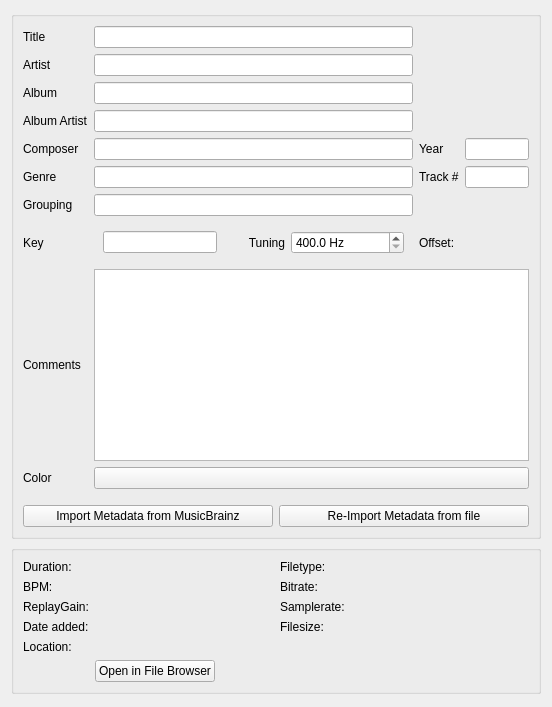
     <widget class="QWidget" name="tabSummary">
      <attribute name="title">
       <string>Summary</string>
      </attribute>
      <layout class="QVBoxLayout" name="summary_layout" stretch="1,0,0">
       <item>
        <widget class="QGroupBox" name="metadata_groupBox">
         <layout class="QGridLayout" name="tags_layout" columnstretch="0,10,0,2">
          <item row="0" column="0">
           <widget class="QLabel" name="lblTitle">
            <property name="sizePolicy">
             <sizepolicy hsizetype="Preferred" vsizetype="Preferred">
              <horstretch>0</horstretch>
              <verstretch>0</verstretch>
             </sizepolicy>
            </property>
            <property name="font">
             <font>
              <italic>false</italic>
             </font>
            </property>
            <property name="text">
             <string>Title</string>
            </property>
            <property name="alignment">
             <set>Qt::AlignmentFlag::AlignLeading|Qt::AlignmentFlag::AlignLeft|Qt::AlignmentFlag::AlignVCenter</set>
            </property>
           </widget>
          </item>
          <item row="0" column="1">
           <widget class="QLineEdit" name="txtTitle">
            <property name="sizePolicy">
             <sizepolicy hsizetype="Expanding" vsizetype="Fixed">
              <horstretch>0</horstretch>
              <verstretch>0</verstretch>
             </sizepolicy>
            </property>
            <property name="minimumSize">
             <size>
              <width>0</width>
              <height>0</height>
             </size>
            </property>
           </widget>
          </item>
          <item row="0" column="2" rowspan="3" colspan="2">
           <widget class="QWidget" name="coverWidget" native="true">
            <property name="sizePolicy">
             <sizepolicy hsizetype="Preferred" vsizetype="Preferred">
              <horstretch>0</horstretch>
              <verstretch>0</verstretch>
             </sizepolicy>
            </property>
            <layout class="QHBoxLayout" name="coverLayout">
             <property name="spacing">
              <number>0</number>
             </property>
             <property name="margin">
              <number>0</number>
             </property>
             <property name="sizeConstraint">
              <enum>QLayout::SizeConstraint::SetDefaultConstraint</enum>
             </property>
             <property name="alignment">
              <set>Qt::AlignRight|Qt::AlignVCenter</set>
             </property>
            </layout>
           </widget>
          </item>
          <item row="1" column="0">
           <widget class="QLabel" name="lblArtist">
            <property name="sizePolicy">
             <sizepolicy hsizetype="Preferred" vsizetype="Preferred">
              <horstretch>0</horstretch>
              <verstretch>0</verstretch>
             </sizepolicy>
            </property>
            <property name="text">
             <string>Artist</string>
            </property>
            <property name="alignment">
             <set>Qt::AlignmentFlag::AlignLeading|Qt::AlignmentFlag::AlignLeft|Qt::AlignmentFlag::AlignVCenter</set>
            </property>
           </widget>
          </item>
          <item row="1" column="1">
           <widget class="QLineEdit" name="txtArtist">
            <property name="sizePolicy">
             <sizepolicy hsizetype="Expanding" vsizetype="Fixed">
              <horstretch>0</horstretch>
              <verstretch>0</verstretch>
             </sizepolicy>
            </property>
            <property name="minimumSize">
             <size>
              <width>0</width>
              <height>0</height>
             </size>
            </property>
           </widget>
          </item>
          <item row="2" column="0">
           <widget class="QLabel" name="lblAlbum">
            <property name="sizePolicy">
             <sizepolicy hsizetype="Preferred" vsizetype="Preferred">
              <horstretch>0</horstretch>
              <verstretch>0</verstretch>
             </sizepolicy>
            </property>
            <property name="text">
             <string>Album</string>
            </property>
            <property name="alignment">
             <set>Qt::AlignmentFlag::AlignLeading|Qt::AlignmentFlag::AlignLeft|Qt::AlignmentFlag::AlignVCenter</set>
            </property>
           </widget>
          </item>
          <item row="2" column="1">
           <widget class="QLineEdit" name="txtAlbum">
            <property name="sizePolicy">
             <sizepolicy hsizetype="Expanding" vsizetype="Fixed">
              <horstretch>0</horstretch>
              <verstretch>0</verstretch>
             </sizepolicy>
            </property>
            <property name="minimumSize">
             <size>
              <width>0</width>
              <height>0</height>
             </size>
            </property>
           </widget>
          </item>
          <item row="3" column="0">
           <widget class="QLabel" name="lblAlbumArtist">
            <property name="sizePolicy">
             <sizepolicy hsizetype="Preferred" vsizetype="Preferred">
              <horstretch>0</horstretch>
              <verstretch>0</verstretch>
             </sizepolicy>
            </property>
            <property name="text">
             <string>Album Artist</string>
            </property>
            <property name="alignment">
             <set>Qt::AlignmentFlag::AlignLeading|Qt::AlignmentFlag::AlignLeft|Qt::AlignmentFlag::AlignVCenter</set>
            </property>
           </widget>
          </item>
          <item row="3" column="1">
           <widget class="QLineEdit" name="txtAlbumArtist">
            <property name="sizePolicy">
             <sizepolicy hsizetype="Expanding" vsizetype="Fixed">
              <horstretch>0</horstretch>
              <verstretch>0</verstretch>
             </sizepolicy>
            </property>
            <property name="minimumSize">
             <size>
              <width>0</width>
              <height>0</height>
             </size>
            </property>
           </widget>
          </item>
          <item row="3" column="2" colspan="2">
           <widget class="QWidget" name="verticalWidgetStars" native="true">
            <property name="sizePolicy">
             <sizepolicy hsizetype="Preferred" vsizetype="Preferred">
              <horstretch>0</horstretch>
              <verstretch>0</verstretch>
             </sizepolicy>
            </property>
            <layout class="QHBoxLayout" name="starsLayout">
             <property name="spacing">
              <number>0</number>
             </property>
             <property name="sizeConstraint">
              <enum>QLayout::SizeConstraint::SetDefaultConstraint</enum>
             </property>
            </layout>
           </widget>
          </item>
          <item row="4" column="0">
           <widget class="QLabel" name="lblComposer">
            <property name="text">
             <string>Composer</string>
            </property>
            <property name="alignment">
             <set>Qt::AlignmentFlag::AlignLeading|Qt::AlignmentFlag::AlignLeft|Qt::AlignmentFlag::AlignVCenter</set>
            </property>
           </widget>
          </item>
          <item row="4" column="1">
           <widget class="QLineEdit" name="txtComposer">
            <property name="sizePolicy">
             <sizepolicy hsizetype="Expanding" vsizetype="Fixed">
              <horstretch>0</horstretch>
              <verstretch>0</verstretch>
             </sizepolicy>
            </property>
            <property name="minimumSize">
             <size>
              <width>0</width>
              <height>0</height>
             </size>
            </property>
           </widget>
          </item>
          <item row="4" column="2">
           <widget class="QLabel" name="lblYear">
            <property name="text">
             <string>Year</string>
            </property>
            <property name="alignment">
             <set>Qt::AlignmentFlag::AlignLeading|Qt::AlignmentFlag::AlignLeft|Qt::AlignmentFlag::AlignVCenter</set>
            </property>
           </widget>
          </item>
          <item row="4" column="3">
           <widget class="QLineEdit" name="txtYear">
            <property name="sizePolicy">
             <sizepolicy hsizetype="Expanding" vsizetype="Fixed">
              <horstretch>0</horstretch>
              <verstretch>0</verstretch>
             </sizepolicy>
            </property>
           </widget>
          </item>
          <item row="5" column="0">
           <widget class="QLabel" name="lblGenre">
            <property name="text">
             <string>Genre</string>
            </property>
            <property name="alignment">
             <set>Qt::AlignmentFlag::AlignLeading|Qt::AlignmentFlag::AlignLeft|Qt::AlignmentFlag::AlignVCenter</set>
            </property>
           </widget>
          </item>
          <item row="5" column="1">
           <widget class="QLineEdit" name="txtGenre">
            <property name="sizePolicy">
             <sizepolicy hsizetype="Expanding" vsizetype="Fixed">
              <horstretch>0</horstretch>
              <verstretch>0</verstretch>
             </sizepolicy>
            </property>
            <property name="minimumSize">
             <size>
              <width>0</width>
              <height>0</height>
             </size>
            </property>
           </widget>
          </item>
          <item row="5" column="2">
           <widget class="QLabel" name="lblTrackNumber">
            <property name="text">
             <string>Track #</string>
            </property>
            <property name="alignment">
             <set>Qt::AlignmentFlag::AlignLeading|Qt::AlignmentFlag::AlignLeft|Qt::AlignmentFlag::AlignVCenter</set>
            </property>
           </widget>
          </item>
          <item row="5" column="3">
           <widget class="QLineEdit" name="txtTrackNumber">
            <property name="sizePolicy">
             <sizepolicy hsizetype="Expanding" vsizetype="Fixed">
              <horstretch>0</horstretch>
              <verstretch>0</verstretch>
             </sizepolicy>
            </property>
            <property name="minimumSize">
             <size>
              <width>0</width>
              <height>0</height>
             </size>
            </property>
           </widget>
          </item>
          <item row="6" column="0">
           <widget class="QLabel" name="lblGrouping">
            <property name="text">
             <string>Grouping</string>
            </property>
            <property name="alignment">
             <set>Qt::AlignmentFlag::AlignLeading|Qt::AlignmentFlag::AlignLeft|Qt::AlignmentFlag::AlignVCenter</set>
            </property>
           </widget>
          </item>
          <item row="6" column="1">
           <widget class="QLineEdit" name="txtGrouping">
            <property name="sizePolicy">
             <sizepolicy hsizetype="Expanding" vsizetype="Fixed">
              <horstretch>0</horstretch>
              <verstretch>0</verstretch>
             </sizepolicy>
            </property>
            <property name="minimumSize">
             <size>
              <width>0</width>
              <height>0</height>
             </size>
            </property>
           </widget>
          </item>

          <item row="7" column="0">
           <widget class="QLabel" name="lblKey">
            <property name="text">
             <string>Key</string>
            </property>
            <property name="alignment">
             <set>Qt::AlignmentFlag::AlignLeading|Qt::AlignmentFlag::AlignLeft|Qt::AlignmentFlag::AlignVCenter</set>
            </property>
           </widget>
          </item>
          <item row="7" column="1">
           <widget class="QWidget">
            <layout class="QHBoxLayout" name="key_layout">

             <item>
              <widget class="QLineEdit" name="txtKey">
               <property name="sizePolicy">
                <sizepolicy hsizetype="Preferred" vsizetype="Fixed">
                 <horstretch>1</horstretch>
                 <verstretch>0</verstretch>
                </sizepolicy>
               </property>
              </widget>
             </item>
             <item>
              <spacer name="keyTuningSpacerItem">
               <property name="orientation">
                <enum>Qt::Horizontal</enum>
               </property>
               <property name="sizeType">
                <enum>QSizePolicy::Fixed</enum>
               </property>
               <property name="sizeHint" stdset="0">
                <size>
                 <width>25</width>
                 <height>0</height>
                </size>
               </property>
              </spacer>
             </item>
             <item>
              <widget class="QLabel" name="lblTuning">
               <property name="text">
                <string>Tuning</string>
               </property>
               <property name="alignment">
                <set>Qt::AlignRight|Qt::AlignVCenter</set>
               </property>
              </widget>
             </item>

             <item>
              <widget class="QDoubleSpinBox" name="spinTuning">
               <property name="sizePolicy">
                <sizepolicy hsizetype="Preferred" vsizetype="Fixed">
                 <horstretch>1</horstretch>
                 <verstretch>0</verstretch>
                </sizepolicy>
               </property>
               <property name="toolTip">
                <string>A4 tuning frequency in Hz. Standard tuning is 440 Hz.</string>
               </property>
               <property name="suffix">
                <string> Hz</string>
               </property>
               <property name="decimals">
                <number>1</number>
               </property>
               <property name="minimum">
                <double>400.000000000000000</double>
               </property>
               <property name="maximum">
                <double>480.000000000000000</double>
               </property>
               <property name="singleStep">
                <double>0.100000000000000</double>
               </property>
               <property name="value">
                <double>400.000000000000000</double>
               </property>
               <property name="specialValueText">
                <string/>
               </property>
              </widget>
             </item>

            </layout>
           </widget>
          </item>

          <item row="7" column="2">
           <widget class="QLabel" name="lblTuningCents">
            <property name="text">
             <string>Offset:</string>
            </property>
            <property name="alignment">
             <set>Qt::AlignLeading|Qt::AlignLeft|Qt::AlignVCenter</set>
            </property>
           </widget>
          </item>
          <item row="7" column="3">
           <widget class="QLabel" name="txtTuningCents">
            <property name="font">
             <font>
              <weight>75</weight>
              <bold>true</bold>
             </font>
            </property>
            <property name="text">
             <string/>
            </property>
            <property name="toolTip">
             <string>Offset from A440 standard tuning in cents.</string>
            </property>
           </widget>
          </item>


          <item row="8" column="0">
           <widget class="QLabel" name="lblTrackComment">
            <property name="text">
             <string>Comments</string>
            </property>
            <property name="alignment">
             <set>Qt::AlignmentFlag::AlignLeading|Qt::AlignmentFlag::AlignLeft|Qt::AlignmentFlag::AlignVCenter</set>
            </property>
           </widget>
          </item>
          <item row="8" column="1" colspan="3">
           <widget class="QPlainTextEdit" name="txtComment">
            <property name="tabChangesFocus">
             <bool>true</bool>
            </property>
           </widget>
          </item>

          <item row="9" column="0">
           <widget class="QLabel" name="lblTrackColor">
            <property name="text">
             <string>Color</string>
            </property>
            <property name="alignment">
             <set>Qt::AlignmentFlag::AlignLeading|Qt::AlignmentFlag::AlignLeft|Qt::AlignmentFlag::AlignVCenter</set>
            </property>
           </widget>
          </item>
          <item row="9" column="1" colspan="3">
           <widget class="QPushButton" name="btnColorPicker">
            <property name="sizePolicy">
             <sizepolicy hsizetype="MinimumExpanding" vsizetype="Fixed">
              <horstretch>0</horstretch>
              <verstretch>0</verstretch>
             </sizepolicy>
            </property>
           </widget>
          </item>

          <item row="10" column="0">
           <spacer name="horizontalSpacer_5">
            <property name="orientation">
             <enum>Qt::Orientation::Horizontal</enum>
            </property>
            <property name="sizeHint" stdset="0">
             <size>
              <width>40</width>
              <height>10</height>
             </size>
            </property>
           </spacer>
          </item>

          <item row="11" column="0" colspan="4">
           <layout class="QHBoxLayout" name="metadata_buttons_layout">
            <item>
             <widget class="QPushButton" name="btnImportMetadataFromMusicBrainz">
              <property name="text">
               <string>Import Metadata from MusicBrainz</string>
              </property>
             </widget>
            </item>
            <item>
             <widget class="QPushButton" name="btnImportMetadataFromFile">
              <property name="text">
               <string>Re-Import Metadata from file</string>
              </property>
             </widget>
            </item>
           </layout>
          </item>
         </layout>
        </widget>
       </item>
       <item>
        <widget class="QGroupBox" name="properties_groupBox">
         <property name="sizePolicy">
          <sizepolicy hsizetype="Preferred" vsizetype="Minimum">
           <horstretch>0</horstretch>
           <verstretch>0</verstretch>
          </sizepolicy>
         </property>
         <layout class="QGridLayout" name="properties_layout" rowstretch="0,0,0,0,0,0" columnstretch="0,1,0,1">
          <item row="0" column="0">
           <widget class="QLabel" name="lblDuration">
            <property name="text">
             <string>Duration:</string>
            </property>
           </widget>
          </item>
          <item row="0" column="1">
           <widget class="QLabel" name="txtDuration">
            <property name="font">
             <font>
              <bold>true</bold>
             </font>
            </property>
            <property name="text">
             <string/>
            </property>
            <property name="textInteractionFlags">
             <set>Qt::TextInteractionFlag::LinksAccessibleByMouse|Qt::TextInteractionFlag::TextSelectableByKeyboard|Qt::TextInteractionFlag::TextSelectableByMouse</set>
            </property>
           </widget>
          </item>
          <item row="0" column="2">
           <widget class="QLabel" name="lblType">
            <property name="text">
             <string>Filetype:</string>
            </property>
           </widget>
          </item>
          <item row="0" column="3">
           <widget class="QLabel" name="txtType">
            <property name="font">
             <font>
              <bold>true</bold>
             </font>
            </property>
            <property name="text">
             <string/>
            </property>
            <property name="textInteractionFlags">
             <set>Qt::TextInteractionFlag::LinksAccessibleByMouse|Qt::TextInteractionFlag::TextSelectableByKeyboard|Qt::TextInteractionFlag::TextSelectableByMouse</set>
            </property>
           </widget>
          </item>
          <item row="1" column="0">
           <widget class="QLabel" name="lblBpm">
            <property name="text">
             <string>BPM:</string>
            </property>
           </widget>
          </item>
          <item row="1" column="1">
           <widget class="QLabel" name="txtBpm">
            <property name="font">
             <font>
              <bold>true</bold>
             </font>
            </property>
            <property name="text">
             <string/>
            </property>
            <property name="textInteractionFlags">
             <set>Qt::TextInteractionFlag::LinksAccessibleByMouse|Qt::TextInteractionFlag::TextSelectableByKeyboard|Qt::TextInteractionFlag::TextSelectableByMouse</set>
            </property>
           </widget>
          </item>
          <item row="1" column="2">
           <widget class="QLabel" name="lblBitrate">
            <property name="text">
             <string>Bitrate:</string>
            </property>
           </widget>
          </item>
          <item row="1" column="3">
           <widget class="QLabel" name="txtBitrate">
            <property name="font">
             <font>
              <bold>true</bold>
             </font>
            </property>
            <property name="text">
             <string/>
            </property>
            <property name="textInteractionFlags">
             <set>Qt::TextInteractionFlag::LinksAccessibleByMouse|Qt::TextInteractionFlag::TextSelectableByKeyboard|Qt::TextInteractionFlag::TextSelectableByMouse</set>
            </property>
           </widget>
          </item>
          <item row="2" column="0">
           <widget class="QLabel" name="lblReplayGain">
            <property name="text">
             <string>ReplayGain:</string>
            </property>
           </widget>
          </item>
          <item row="2" column="1">
           <widget class="QLabel" name="txtReplayGain">
            <property name="font">
             <font>
              <bold>true</bold>
             </font>
            </property>
            <property name="text">
             <string/>
            </property>
            <property name="textInteractionFlags">
             <set>Qt::TextInteractionFlag::LinksAccessibleByMouse|Qt::TextInteractionFlag::TextSelectableByKeyboard|Qt::TextInteractionFlag::TextSelectableByMouse</set>
            </property>
           </widget>
          </item>
          <item row="2" column="2">
           <widget class="QLabel" name="lblSamplerate">
            <property name="text">
             <string>Samplerate:</string>
            </property>
           </widget>
          </item>
          <item row="2" column="3">
           <widget class="QLabel" name="txtSamplerate">
            <property name="font">
             <font>
              <bold>true</bold>
             </font>
            </property>
            <property name="text">
             <string/>
            </property>
            <property name="textInteractionFlags">
             <set>Qt::LinksAccessibleByMouse|Qt::TextSelectableByKeyboard|Qt::TextSelectableByMouse</set>
            </property>
           </widget>
          </item>
          <item row="3" column="0">
           <widget class="QLabel" name="lblDateAdded">
            <property name="text">
             <string>Date added:</string>
            </property>
           </widget>
          </item>
          <item row="3" column="1">
           <widget class="QLabel" name="txtDateAdded">
            <property name="font">
             <font>
              <bold>true</bold>
             </font>
            </property>
            <property name="text">
             <string/>
            </property>
            <property name="textInteractionFlags">
             <set>Qt::TextInteractionFlag::LinksAccessibleByMouse|Qt::TextInteractionFlag::TextSelectableByKeyboard|Qt::TextInteractionFlag::TextSelectableByMouse</set>
            </property>
           </widget>
          </item>
          <item row="3" column="2">
           <widget class="QLabel" name="lblFileSize">
            <property name="text">
             <string>Filesize:</string>
            </property>
           </widget>
          </item>
          <item row="3" column="3">
           <widget class="QLabel" name="txtFileSize">
            <property name="font">
             <font>
              <bold>true</bold>
             </font>
            </property>
            <property name="text">
             <string/>
            </property>
            <property name="textInteractionFlags">
             <set>Qt::TextInteractionFlag::LinksAccessibleByMouse|Qt::TextInteractionFlag::TextSelectableByKeyboard|Qt::TextInteractionFlag::TextSelectableByMouse</set>
            </property>
           </widget>
          </item>
          <item row="4" column="0">
           <widget class="QLabel" name="lblLocation">
            <property name="text">
             <string>Location:</string>
            </property>
            <property name="alignment">
             <set>Qt::AlignmentFlag::AlignLeading|Qt::AlignmentFlag::AlignLeft|Qt::AlignmentFlag::AlignTop</set>
            </property>
           </widget>
          </item>
          <item row="4" column="1" colspan="3">
           <widget class="QLabel" name="txtLocation">
            <property name="text">
             <string/>
            </property>
            <property name="wordWrap">
             <bool>true</bool>
            </property>
            <property name="textInteractionFlags">
             <set>Qt::TextInteractionFlag::LinksAccessibleByMouse|Qt::TextInteractionFlag::TextSelectableByKeyboard|Qt::TextInteractionFlag::TextSelectableByMouse</set>
            </property>
           </widget>
          </item>
          <item row="5" column="1" colspan="3">
           <layout class="QHBoxLayout" name="openFileBrowser_layout">
            <item>
             <widget class="QPushButton" name="btnOpenFileBrowser">
              <property name="text">
               <string>Open in File Browser</string>
              </property>
             </widget>
            </item>
            <item>
             <spacer name="horizontalSpacer_6">
              <property name="orientation">
               <enum>Qt::Orientation::Horizontal</enum>
              </property>
              <property name="sizeHint" stdset="0">
               <size>
                <width>40</width>
                <height>10</height>
               </size>
              </property>
             </spacer>
            </item>
           </layout>
          </item>
         </layout>
        </widget>
       </item>
       <item>
        <spacer name="verticalSpacer_2">
         <property name="orientation">
          <enum>Qt::Orientation::Vertical</enum>
         </property>
         <property name="sizeType">
          <enum>QSizePolicy::Policy::MinimumExpanding</enum>
         </property>
         <property name="sizeHint" stdset="0">
          <size>
           <width>20</width>
           <height>2</height>
          </size>
         </property>
        </spacer>
       </item>
      </layout>
     </widget>
